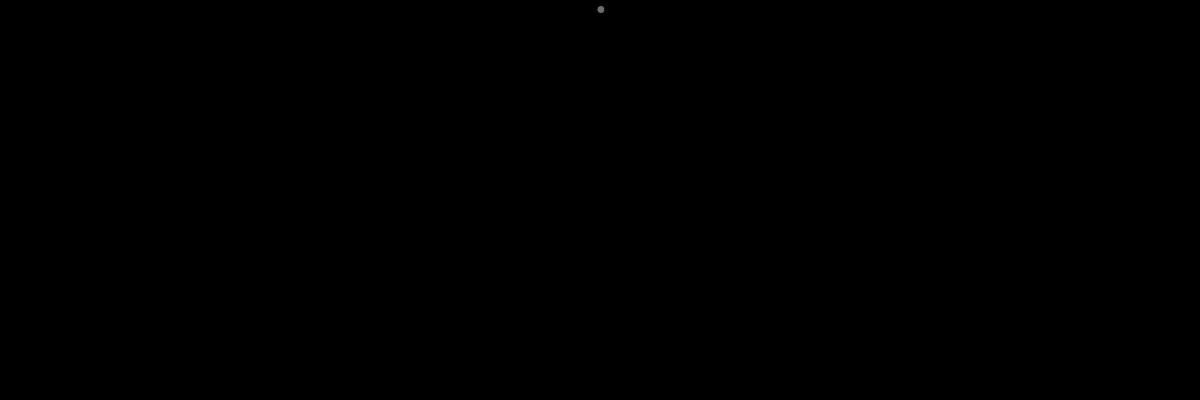
Frame 1 (no input)
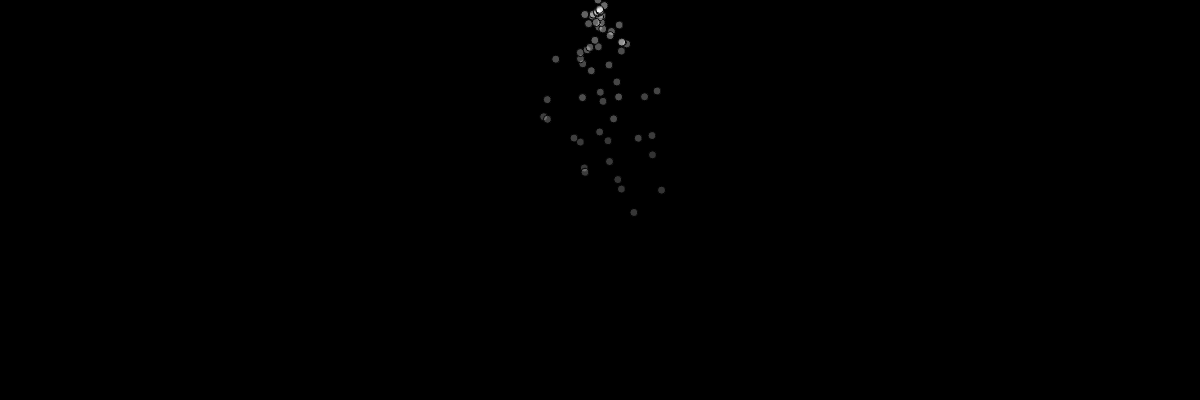
Frame 60 (no input)
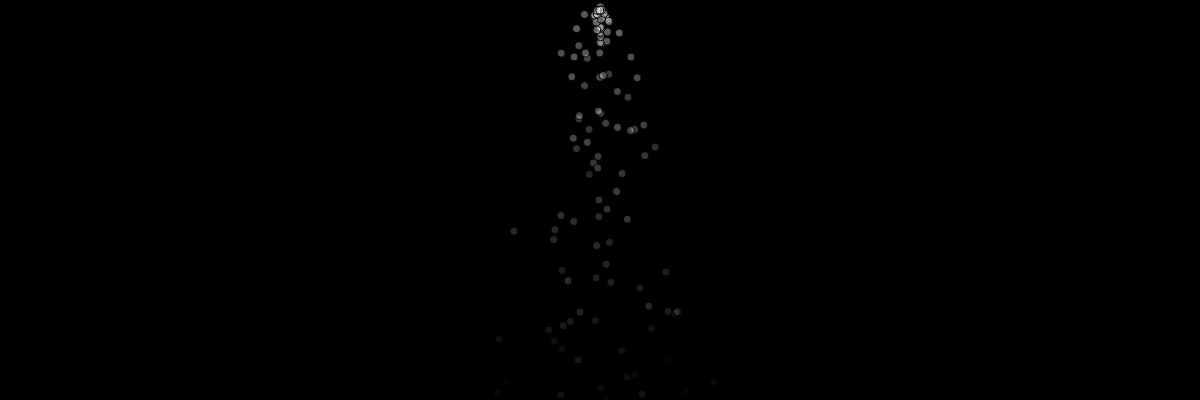
Frame 120 (the mouse pressed at the canvas centre since frame 60)

The p5.js sketch that drew these frames (run headless with seeded random() and noise() and a simulated clock; from frame 60 on, the mouse is pressed at the canvas centre):

// p5.js sketch
// ── sketch.js
let particles = [];

function setup() {
  createCanvas(windowWidth, 400);
}

function draw() {
  background(0);

  for (let i = 0; i < 1; i++) {
    particles.push(new Particle(windowWidth / 2, 10));
  }

  for (let particle of particles) {
    let gravity = createVector(0, 0.1);
    particle.applyForce(gravity);
    particle.update();
    particle.show();
    particle.edges();
  }

  // This deletes the elements that are too old
  for (let i = particles.length - 1; i >= 0; i--) {
    if (particles[i].finished()) {
      particles.splice(i, 1);
    }
  }
}

// ── particle.js
class Particle {
  constructor(x, y) {
    this.pos = createVector(x, y);
    this.acc = createVector(0, 0);
    this.vel = p5.Vector.random2D();
    this.vel.mult(random(1.5));
    this.r = 4;
    this.lifetime = 110;
  }

  applyForce(force) {
    this.acc.add(force);
  }

  finished() {
    return this.lifetime < 0;
  }

  edges() {
    if (this.pos.y >= height - this.r) {
      this.pos.y = height - this.r;
      this.vel.y *= -1;
    }
    if (this.pos.x >= width - this.r) {
      this.pos.x = width - this.r;
      this.vel.x *= -1;
    } else if (this.pos.x <= this.r) {
      this.pos.x = this.r;
      this.vel.x *= -1;
    }
  }

  update() {
    this.vel.add(this.acc);
    this.vel.limit(5);

    this.pos.add(this.vel);
    this.acc.set(0, 0);

    this.lifetime -= 1;
  }
  show() {
    fill(255, this.lifetime);

    ellipse(this.pos.x, this.pos.y, this.r * 2);
  }
}

// ── style.css
html,
body {
  margin: 0;
  padding: 0;
  background-color: grey;
}

canvas {
  display: block;
}
